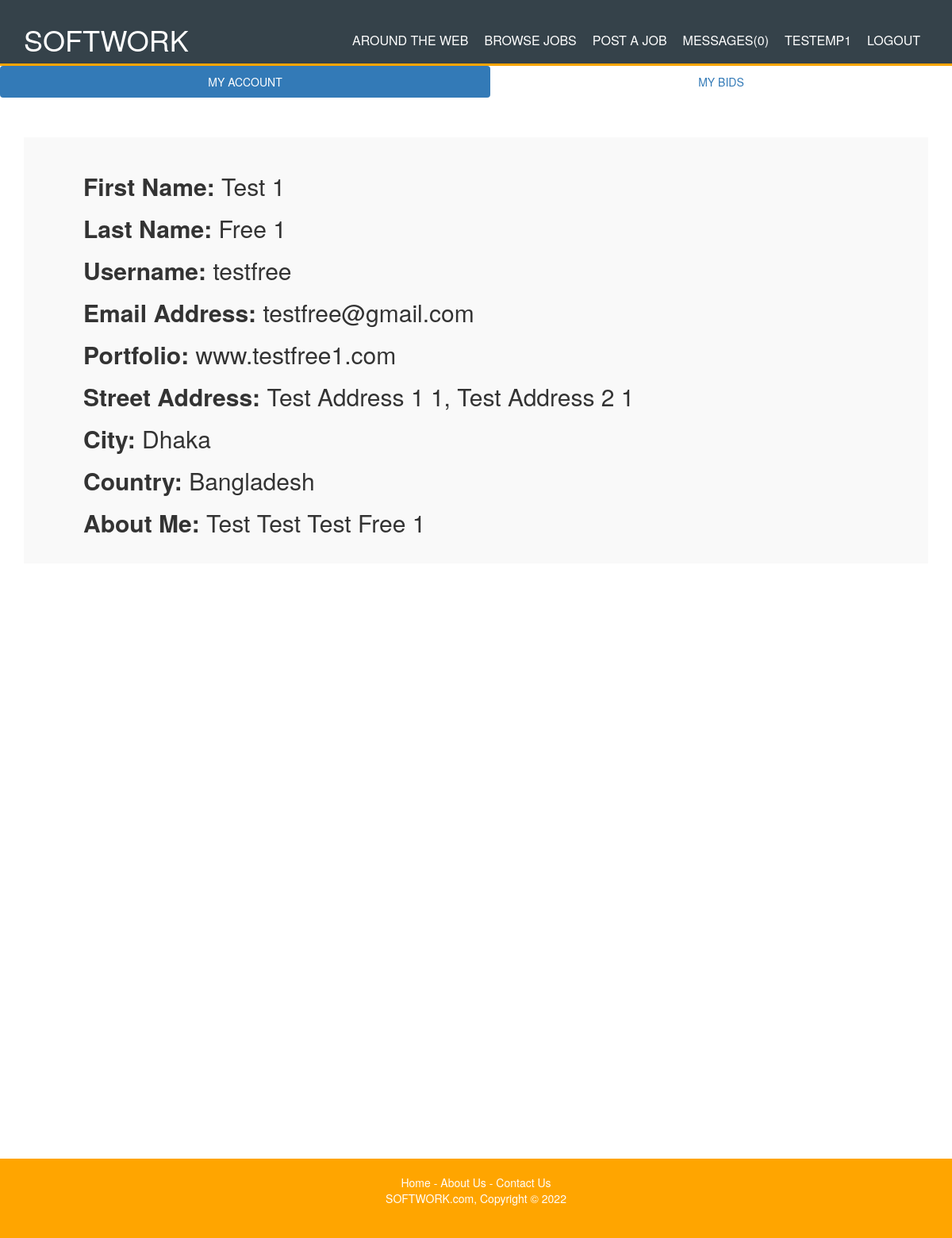
The app's page /freelancer/profile/45/ (signed in) with its own data.
### accounts/models.py (models this page shows, shortened)
class ProfileFree(models.Model):
    user = models.OneToOneField(User, on_delete=models.CASCADE)
    freelancer = models.BooleanField(null=False, default=False)
    portfolio = models.URLField(max_length=200, null=True)
    address1 = models.CharField(max_length=500, null=True)
    address2 = models.CharField(max_length=500, null=True)
    city = models.CharField(max_length=200, default='Chittagong')
    country = models.CharField(max_length=200, default='Bangladesh')
    about = models.TextField(null=True)

### freelancer/views.py (the view)
# urls.py: re_path(r'^profile/(?P<user_id>[0-9]+)/$', views.profile, name='profile'),
@login_required
def profile(request, user_id):
    profile = get_object_or_404(User, pk=user_id)
    profile_free = ProfileFree.objects.get(user=profile)
    user = User.objects.all()
    name = request.user
    free_all = ProfileFree.objects.all()
    emp_all = ProfileEmp.objects.all()
    for emp in emp_all:
        if name == emp.user:
            emp_user = True
            break
        else:
            emp_user = False
    for free in free_all:
        if name == free.user:
            free_user = True
            break
        else:
            free_user = False
    all_jobs = This_Job.objects.all()
    all_bids = Bid.objects.all()
    all_messages = Message.objects.all()
    count_message_e = 0
    for message in all_messages:
        if name == message.post_user and message.viewed == False:
            count_message_e = count_message_e + 1
    context = {
        'name': name,
        'user': user,
        'free_user': free_user,
        'emp_user': emp_user,
        'emp_all': emp_all,
        'profile': profile,
        'profile_free': profile_free,
        'all_jobs': all_jobs,
        'all_bids': all_bids,
        'all_messages': all_messages,
        'count_message_e': count_message_e,
    }
    return render(request, 'freelancer/profile.html', context)

### freelancer/templates/freelancer/profile.html (shortened to what this page needs)
{% extends 'freelancer/base_profile.html' %}
{% block body %}
<ul class="nav nav-pills nav-justified">
  <li class="active"><a data-toggle="tab" href="#profile">MY ACCOUNT</a></li>
  <li><a data-toggle="tab" href="#bids">MY BIDS</a></li>
</ul>
<div class="tab-content">
  <div id="profile" class="tab-pane fade in active">
    <div class="container">
      <div id="contact">
        <h2 style="margin-left:50px; margin-right:50px;"><b>First Name: </b>{{ profile.first_name }}</h2>
        <h2 style="margin-left:50px; margin-right:50px;"><b>Last Name: </b>{{ profile.last_name }}</h2>
        <h2 style="margin-left:50px; margin-right:50px;"><b>Username: </b>{{ profile.username }}</h2>
        <h2 style="margin-left:50px; margin-right:50px;"><b>Email Address: </b>{{ profile.email }}</h2>
        <h2 style="margin-left:50px; margin-right:50px;"><b>Portfolio: </b>{{ profile_free.portfolio }}</h2>
        <h2 style="margin-left:50px; margin-right:50px;"><b>Street Address: </b>{{ profile_free.address1 }}, {{ profile_free.address2 }}</h2>
        <h2 style="margin-left:50px; margin-right:50px;"><b>City: </b>{{ profile_free.city }}</h2>
        <h2 style="margin-left:50px; margin-right:50px;"><b>Country: </b>{{ profile_free.country }}</h2>
        <h2 style="margin-left:50px; margin-right:50px;"><b>About Me: </b>{{ profile_free.about }}</h2>
      </div>
    </div>
  </div>
</div>
{% endblock %}

### freelancer/templates/freelancer/base_profile.html (shortened to what this page needs)
<!DOCTYPE html>
<html lang="en">
  <head>
    {% load static %}
    <link rel="stylesheet" type="text/css" href="{% static 'freelancer/css/style.css' %}"/>
    <link rel="stylesheet" type="text/css" href="{% static 'employee/css/contact_us_style.css' %}"/>
    <link rel="stylesheet" href="https://maxcdn.bootstrapcdn.com/bootstrap/3.3.6/css/bootstrap.min.css">
  </head>
  <body>
      <header>
        <div class="container">
          <div id="branding">
            <span class="highlight"><a href="/"><h1>SOFTWORK</h1></a></span>
          </div>
          <nav>
            {% if name.is_authenticated and emp_user == True and free_user == False %}
              <ul>
                <li><a href="{% url 'scraper:aroundtheweb' %}">Around The Web</a></li>
                <li><a href="{% url 'employee:e_home' %}">Browse Jobs</a></li>
                <li><a href="{% url 'employee:add_job' %}">Post a Job</a></li>
                <li><a href="{% url 'message:message' name.id %}">MESSAGES({{count_message_e}})</a></li>
                <li><a href="{% url 'employee:profile' name.id %}">{{ name.username }}</a></li>
                <li><a href="{% url 'accounts:logout' %}">Logout</a></li>
              </ul>
            {% endif %}
          </nav>
        </div>
      </header>
      {% block body %}
      {% endblock %}
      <div id="container">
        <div id="main">
        </div>
      </div>
      <footer id="foot">
        <a style="text-decoration-line: none; color:white;" href="{% url 'appMarketplace:index' %}">Home</a> - <a  style="text-decoration-line: none; color:white;" href="{% url 'appMarketplace:about' %}">About Us</a> - <a style="text-decoration-line: none; color:white;" href="{% url 'appMarketplace:contact_us' %}">Contact Us</a>
        <p>SOFTWORK.com, Copyright &copy; 2022</p>
      </footer>
  </body>
</html>

### freelancer/static/freelancer/css/style.css (style rules this page uses)
body { font-family: Arial, Helvetica, sans-serif; font-size: 15px; line-height: 1.5; padding: 0; margin: 0; background-color: #f4f4f4; }
html, body { height: 100%; }
#container { min-height: 100%; }
#main { overflow: auto; padding-bottom: 100px; padding-top: 70px; }
#foot { position: relative; height: 100px; margin-top: -100px; clear: both; }
.container { width: 80%; margin: auto; overflow: hidden; }
ul { margin: 0; padding: 0; }
header { background: #35424a; color: white; padding-top: 30px; min-height: 10px; border-bottom: orange 3px solid; }
header a { color: white; text-decoration: none; text-transform: uppercase; font-size: 16px; }
header li { float: left; display: inline; padding: 0 10px 0 10px; }
header #branding { float: left; }
header #branding h1 { margin: 0; padding-bottom: 10px; }
header nav { float: right; margin-top: 10px; padding-bottom: 10px; }
header .highlight, header .current a { color: orange; font-weight: bold; }
footer { padding: 20px; margin-top: 20px; color: white; background-color: orange; text-align: center; }

### employee/static/employee/css/contact_us_style.css (style rules this page uses)
* { margin:0; padding:0; box-sizing:border-box; -webkit-box-sizing:border-box; -moz-box-sizing:border-box; -webkit-font-smoothing:antialiased; -moz-font-smoothing:antialiased; -o-font-smoothing:antialiased; font-smoothing:antialiased; text-rendering:optimizeLegibility; }
body { font-family:"Open Sans", Helvetica, Arial, sans-serif; font-weight:300; font-size: 12px; line-height:30px; color:#777; background:#0CF; }
.container { width:30%; margin:0 auto; position:relative; }
#contact { background:#F9F9F9; padding:25px; margin:50px 0; }

### records on screen
ProfileFree: portfolio "www.testfree1.com", address1 "Test Address 1 1", address2 "Test Address 2 1", city "Dhaka", country "Bangladesh", about "Test Test Test Free 1"

### other values on screen
{{ count_message_e }} "0"
{{ name.username }} "TESTEMP1"
{{ profile.first_name }} "Test 1"
{{ profile.last_name }} "Free 1"
{{ profile.username }} "testfree"
{{ profile.email }} "testfree@gmail.com"
